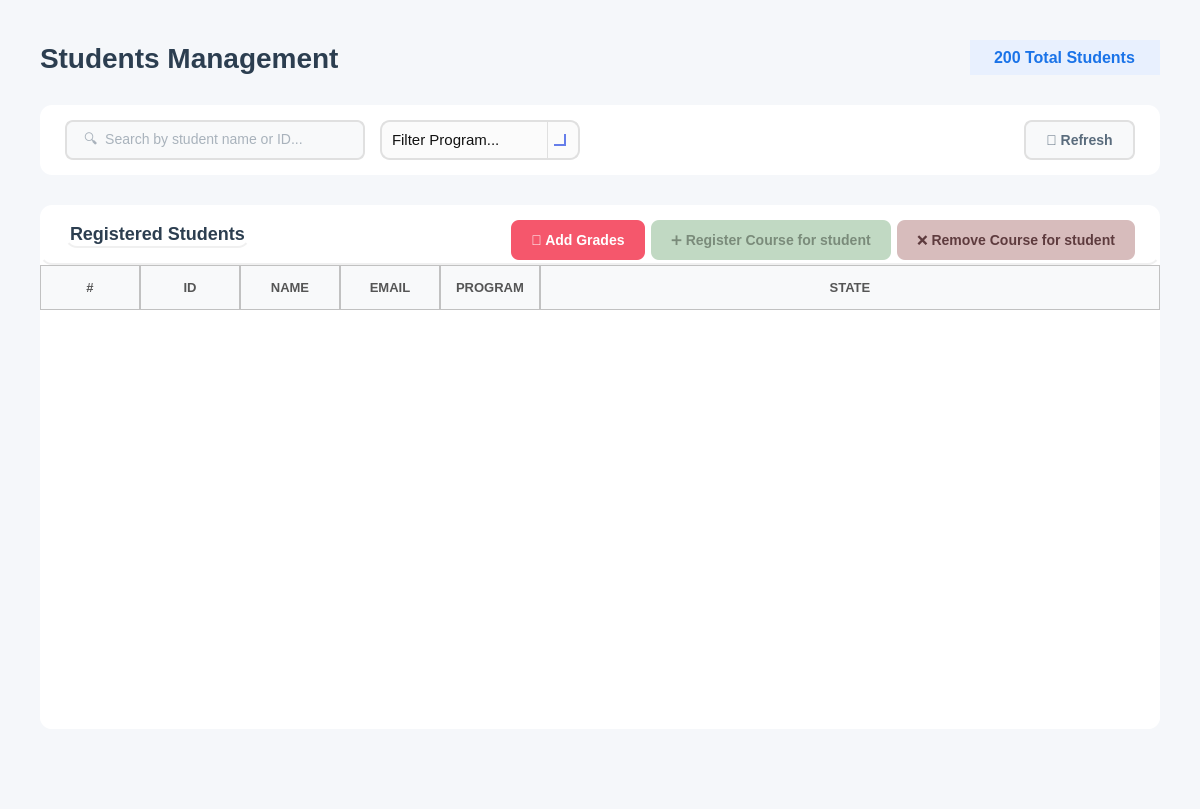
<?xml version="1.0" encoding="UTF-8"?>
<ui version="4.0">
 <class>ManageStudents</class>
 <widget class="QWidget" name="ManageStudents">
  <property name="geometry">
   <rect>
    <x>0</x>
    <y>0</y>
    <width>1200</width>
    <height>809</height>
   </rect>
  </property>
  <property name="windowTitle">
   <string/>
  </property>
  <property name="styleSheet">
   <string notr="true">background-color: #f5f7fa;</string>
  </property>
  <layout class="QVBoxLayout" name="mainLayout">
   <property name="spacing">
    <number>30</number>
   </property>
   <property name="leftMargin">
    <number>40</number>
   </property>
   <property name="topMargin">
    <number>40</number>
   </property>
   <property name="rightMargin">
    <number>40</number>
   </property>
   <property name="bottomMargin">
    <number>20</number>
   </property>
   <item>
    <layout class="QHBoxLayout" name="headerLayout">
     <item>
      <widget class="QLabel" name="labelTitle">
       <property name="styleSheet">
        <string notr="true">font-size: 28px; font-weight: bold; color: #2c3e50; background: transparent;</string>
       </property>
       <property name="text">
        <string>Students Management</string>
       </property>
      </widget>
     </item>
     <item>
      <spacer name="headerSpacer">
       <property name="orientation">
        <enum>Qt::Orientation::Horizontal</enum>
       </property>
       <property name="sizeHint" stdset="0">
        <size>
         <width>40</width>
         <height>20</height>
        </size>
       </property>
      </spacer>
     </item>
     <item>
      <widget class="QLabel" name="labelTotalStudentsCount">
       <property name="styleSheet">
        <string notr="true">font-size: 16px;
color: #1a73e8;               /* blue text for emphasis */
font-weight: bold;
background-color: #e8f0fe;    /* light blue background */
padding: 8px 20px;
border-radius: 20px;
</string>
       </property>
       <property name="text">
        <string>200 Total Students</string>
       </property>
      </widget>
     </item>
    </layout>
   </item>
   <item>
    <widget class="QFrame" name="filterFrame">
     <property name="minimumSize">
      <size>
       <width>0</width>
       <height>70</height>
      </size>
     </property>
     <property name="maximumSize">
      <size>
       <width>16777215</width>
       <height>70</height>
      </size>
     </property>
     <property name="styleSheet">
      <string notr="true">background-color: white; border-radius: 12px;</string>
     </property>
     <property name="frameShape">
      <enum>QFrame::Shape::StyledPanel</enum>
     </property>
     <layout class="QHBoxLayout" name="filterLayout">
      <property name="spacing">
       <number>15</number>
      </property>
      <property name="leftMargin">
       <number>25</number>
      </property>
      <property name="topMargin">
       <number>15</number>
      </property>
      <property name="rightMargin">
       <number>25</number>
      </property>
      <property name="bottomMargin">
       <number>15</number>
      </property>
      <item>
       <widget class="QLineEdit" name="lineEditSearch">
        <property name="minimumSize">
         <size>
          <width>300</width>
          <height>40</height>
         </size>
        </property>
        <property name="maximumSize">
         <size>
          <width>200</width>
          <height>16777215</height>
         </size>
        </property>
        <property name="styleSheet">
         <string notr="true">QLineEdit {
    padding: 10px 15px;
    border: 2px solid #e0e0e0;
    border-radius: 8px;
    font-size: 14px;
    background-color: #f8f9fa;   /* light neutral background */
    color: #5a6c7d;             /* text color similar to buttons */
}

QLineEdit:focus {
    border-color: #f5576c;       /* accent border on focus */
    background-color: #ffffff;   /* slightly lighter when active */
}

QLineEdit:disabled {
    background-color: #ededed;   /* washed-out grey */
    color: #a1a8b3;             /* faded text */
}
</string>
        </property>
        <property name="placeholderText">
         <string>🔍  Search by student name or ID...</string>
        </property>
       </widget>
      </item>
      <item>
       <widget class="QComboBox" name="comboBoxSelectProgram">
        <property name="sizePolicy">
         <sizepolicy hsizetype="Expanding" vsizetype="Fixed">
          <horstretch>0</horstretch>
          <verstretch>0</verstretch>
         </sizepolicy>
        </property>
        <property name="minimumSize">
         <size>
          <width>150</width>
          <height>40</height>
         </size>
        </property>
        <property name="maximumSize">
         <size>
          <width>200</width>
          <height>65</height>
         </size>
        </property>
        <property name="styleSheet">
         <string notr="true">/* ----------------- QComboBox Base ----------------- */
QComboBox {
    border: 2px solid #E0E0E0;          /* main border */
    border-radius: 10px;
    padding: 8px 10px;                   /* Matches QLineEdit padding */
    background: rgba(250, 250, 250, 200);
    font-size: 11pt;
    color: #111111;
}

/* Focused state */
QComboBox:focus {
    border: 2px solid #667EEA; 
    background: rgba(250, 250, 250, 220);
}

/* ----------------- Drop-down Arrow ----------------- */
QComboBox::drop-down {
    subcontrol-origin: padding;
    subcontrol-position: top right;
    width: 30px; 
    border-left-width: 1px;
    border-left-color: #E0E0E0;
    border-left-style: solid;
    border-top-right-radius: 12px;       /* rounder corners */
    border-bottom-right-radius: 12px;    /* rounder corners */
    background: transparent;
}

/* Remove ugly black border on hover/focus */
QComboBox::drop-down:hover,
QComboBox::drop-down:focus {
    border-left-color: #667EEA;
    background: transparent;
    border: none;
}

/* Modern, visible arrow using simple chevron */
QComboBox::down-arrow {
    width: 10px;
    height: 10px;
    border: solid #667EEA;
    border-width: 0 2px 2px 0;
    margin-right: 6px;
}

/* ----------------- Dropdown Popup ----------------- */
/* Dropdown Popup */
QComboBox QAbstractItemView {
    background-color: #fdfdfd;          /* slightly off-white */
    border: 2px solid #E0E0E0;          /* subtle grey border */
    border-radius: 8px;                  /* may not be perfect on Windows */
    color: #111111;
    font-size: 11pt;
    padding: 5px;
    selection-background-color: #667EEA;
    selection-color: white;
    outline: none;
}

/* Items hover/selection */
QComboBox QAbstractItemView::item:hover {
    background-color: rgba(102, 126, 234, 0.1);
    color: #111111;
}

QComboBox QAbstractItemView::item:selected {
    background-color: #667EEA;
    color: white;
}

/* Error highlight for combo box */
QComboBox[error=&quot;true&quot;] {
    border: 2px solid #FF4A4A;
}</string>
        </property>
        <property name="placeholderText">
         <string>Filter Program...</string>
        </property>
        <item>
         <property name="text">
          <string>All Programs</string>
         </property>
        </item>
        <item>
         <property name="text">
          <string>Computer</string>
         </property>
        </item>
        <item>
         <property name="text">
          <string>Communication</string>
         </property>
        </item>
        <item>
         <property name="text">
          <string>Power</string>
         </property>
        </item>
        <item>
         <property name="text">
          <string>Biomedical</string>
         </property>
        </item>
       </widget>
      </item>
      <item>
       <spacer name="filterSpacer">
        <property name="orientation">
         <enum>Qt::Orientation::Horizontal</enum>
        </property>
        <property name="sizeHint" stdset="0">
         <size>
          <width>40</width>
          <height>20</height>
         </size>
        </property>
       </spacer>
      </item>
      <item>
       <widget class="QPushButton" name="buttonRefresh">
        <property name="minimumSize">
         <size>
          <width>100</width>
          <height>40</height>
         </size>
        </property>
        <property name="cursor">
         <cursorShape>PointingHandCursor</cursorShape>
        </property>
        <property name="styleSheet">
         <string notr="true">QPushButton {
    background-color: #f8f9fa;
    color: #5a6c7d;
    border: 2px solid #e0e0e0;
    border-radius: 8px;
    font-size: 14px;
    font-weight: bold;
    padding: 10px 20px;
}

QPushButton:hover {
    border-color: #f5576c;
    color: #f5576c;
}

QPushButton:pressed {
    background-color: #e0e0e0; /* darker grey for pressed feedback */
    border-color: #f5576c;
    color: #f5576c;
}</string>
        </property>
        <property name="text">
         <string>🔄 Refresh</string>
        </property>
       </widget>
      </item>
     </layout>
    </widget>
   </item>
   <item>
    <widget class="QFrame" name="tableFrame">
     <property name="styleSheet">
      <string notr="true">background-color: white; border-radius: 12px;</string>
     </property>
     <property name="frameShape">
      <enum>QFrame::Shape::StyledPanel</enum>
     </property>
     <layout class="QVBoxLayout" name="tableMainLayout">
      <property name="spacing">
       <number>0</number>
      </property>
      <property name="leftMargin">
       <number>0</number>
      </property>
      <property name="topMargin">
       <number>0</number>
      </property>
      <property name="rightMargin">
       <number>0</number>
      </property>
      <property name="bottomMargin">
       <number>0</number>
      </property>
      <item>
       <widget class="QFrame" name="tableHeader">
        <property name="minimumSize">
         <size>
          <width>0</width>
          <height>60</height>
         </size>
        </property>
        <property name="maximumSize">
         <size>
          <width>16777215</width>
          <height>60</height>
         </size>
        </property>
        <property name="styleSheet">
         <string notr="true">background: transparent; border-bottom: 2px solid #f0f0f0;</string>
        </property>
        <property name="frameShape">
         <enum>QFrame::Shape::StyledPanel</enum>
        </property>
        <layout class="QHBoxLayout" name="tableHeaderLayout">
         <property name="leftMargin">
          <number>25</number>
         </property>
         <property name="topMargin">
          <number>15</number>
         </property>
         <property name="rightMargin">
          <number>25</number>
         </property>
         <property name="bottomMargin">
          <number>15</number>
         </property>
         <item>
          <widget class="QLabel" name="tableTitle">
           <property name="styleSheet">
            <string notr="true">font-size: 18px; font-weight: bold; color: #2c3e50; background: transparent;</string>
           </property>
           <property name="text">
            <string>Registered Students</string>
           </property>
          </widget>
         </item>
         <item>
          <spacer name="tableHeaderSpacer">
           <property name="orientation">
            <enum>Qt::Orientation::Horizontal</enum>
           </property>
           <property name="sizeHint" stdset="0">
            <size>
             <width>40</width>
             <height>20</height>
            </size>
           </property>
          </spacer>
         </item>
         <item>
          <widget class="QPushButton" name="buttonAddGrades">
           <property name="enabled">
            <bool>true</bool>
           </property>
           <property name="minimumSize">
            <size>
             <width>120</width>
             <height>40</height>
            </size>
           </property>
           <property name="cursor">
            <cursorShape>PointingHandCursor</cursorShape>
           </property>
           <property name="styleSheet">
            <string notr="true">QPushButton {
    background-color: #f5576c;
    color: #ffffff;
    border: none;
    border-radius: 8px;
    font-size: 14px;
    font-weight: bold;
    padding: 10px 20px;
    transition: background-color 150ms;
}
QPushButton:hover {
    background-color: #e5475c;
}
QPushButton:pressed {
    background-color: #d43f52;
}
QPushButton:disabled {
    background-color: #cccccc;  /* gray background for disabled */
    color: #666666;             /* darker gray text */
}</string>
           </property>
           <property name="text">
            <string>📝 Add Grades</string>
           </property>
          </widget>
         </item>
         <item>
          <widget class="QPushButton" name="buttonAddStudent">
           <property name="enabled">
            <bool>false</bool>
           </property>
           <property name="minimumSize">
            <size>
             <width>120</width>
             <height>40</height>
            </size>
           </property>
           <property name="cursor">
            <cursorShape>PointingHandCursor</cursorShape>
           </property>
           <property name="styleSheet">
            <string notr="true">/* ---- Approve Button ---- */
QPushButton {
    background-color: #d4edda;
    color: #155724;
    border: none;
    border-radius: 8px;
    font-size: 14px;
    font-weight: bold;
    padding: 10px 20px;
}
QPushButton:hover {
    background-color: #28a745;
    color: white;
}
QPushButton:pressed {
    background-color: #1e7e34;  /* slightly darker for pressed feedback */
}
QPushButton:disabled {
    background-color: #c1d9c3; /* more washed-out green */
    color: #7a8b7a;
}</string>
           </property>
           <property name="text">
            <string>➕ Register Course for student</string>
           </property>
          </widget>
         </item>
         <item>
          <widget class="QPushButton" name="buttonRemoveSelected">
           <property name="enabled">
            <bool>false</bool>
           </property>
           <property name="minimumSize">
            <size>
             <width>120</width>
             <height>40</height>
            </size>
           </property>
           <property name="cursor">
            <cursorShape>PointingHandCursor</cursorShape>
           </property>
           <property name="styleSheet">
            <string notr="true">/* ---- Reject Button ---- */
QPushButton {
    background-color: #f8d7da;
    color: #721c24;
    border: none;
    border-radius: 8px;
    font-size: 14px;
    font-weight: bold;
    padding: 10px 20px;
}
QPushButton:hover {
    background-color: #c82333;
    color: white;
}
QPushButton:pressed {
    background-color: #a71d2a;  /* slightly darker for pressed feedback */
}
QPushButton:disabled {
    background-color: #d7bcbc; /* more washed-out red */
    color: #5e3b3e;
}</string>
           </property>
           <property name="text">
            <string>❌ Remove Course for student</string>
           </property>
          </widget>
         </item>
        </layout>
       </widget>
      </item>
      <item>
       <widget class="QTableWidget" name="tableAllStudents">
        <property name="minimumSize">
         <size>
          <width>0</width>
          <height>300</height>
         </size>
        </property>
        <property name="styleSheet">
         <string notr="true">QTableWidget {
    border: none;
    background-color: white;
    gridline-color: #e5e5e5;      /* slightly darker for visibility */
    color: #222222;               /* matches QLineEdit text color */
    font-size: 14px;
}

QTableWidget::item {
    padding: 14px;
    border: none;
    color: #222222;               /* consistent text color */
}

QTableWidget::item:selected {
    background-color: #fcebed;  /* soft pink selection */
    color: #222222;             /* keep text readable */
}

QHeaderView::section {
    background-color: #f8f9fa;
    padding: 12px;
	border: 1px solid #c1c1c1; 
    font-size: 13px;
    color: #555555;               /* similar to readOnly QLineEdit text */
    font-weight: bold;
}
QTableWidget::item:focus {
    outline: none;
    border: none;
}
/* Removes weird selection rectangle */
QTableWidget::item:focus {
    outline: none;
    border: none;
}
QTableWidget::indicator {
    width: 18px;
    height: 18px;
}

QTableWidget::indicator:unchecked {
    border: 1px solid #b8b8b8;      /* soft grey border */
    background-color: #f8f8f8;      /* very light grey */
    border-radius: 3px;             /* slightly rounded */
}

QTableWidget::indicator:checked {
    border: 1px solid #5a5a5a;      /* darker grey when selected */
    background-color: #6c6c6c;      /* washed-out grey instead of harsh green */
    image: url(&quot;&quot;);                 /* remove default checkmark */
    border-radius: 3px;
}

QTableWidget::indicator:checked:hover,
QTableWidget::indicator:unchecked:hover {
    border-color: #3a3a3a;
}

QTableWidget::indicator:checked::after {
    content: &quot;&quot;;
    image: url(&quot;&quot;); /* no default checkmark */
}
/* ===== SCROLLBARS (VERTICAL &amp; HORIZONTAL) ===== */

/* Track */
QScrollBar:vertical, QScrollBar:horizontal {
    background: rgba(255, 255, 255, 0.05);  /* subtle track */
    border-radius: 6px;
    margin: 0px;  /* remove extra space */
}

/* Handle / Thumb */
QScrollBar::handle:vertical, QScrollBar::handle:horizontal {
    background: rgba(120, 120, 120, 0.35);  /* glassy thumb */
    border-radius: 6px;
    border: 1px solid rgba(255, 255, 255, 0.2); /* subtle highlight */
    min-height: 30px; /* vertical */
    min-width: 30px;  /* horizontal */
}

QScrollBar::handle:vertical:hover,
QScrollBar::handle:horizontal:hover {
    background: rgba(120, 120, 120, 0.55);
}

/* Buttons (up/down or left/right) */
QScrollBar::add-line:vertical, QScrollBar::sub-line:vertical,
QScrollBar::add-line:horizontal, QScrollBar::sub-line:horizontal {
    width: 16px;  /* horizontal buttons width */
    height: 16px; /* vertical buttons height */
    background: rgba(180, 180, 180, 0.35);
    border-radius: 4px;
}

/* Arrow icons */
QScrollBar::up-arrow:vertical, QScrollBar::down-arrow:vertical,
QScrollBar::left-arrow:horizontal, QScrollBar::right-arrow:horizontal {
    width: 6px;
    height: 6px;
    background: transparent;
}

/* Remove blank areas */
QScrollBar::add-page:vertical, QScrollBar::sub-page:vertical,
QScrollBar::add-page:horizontal, QScrollBar::sub-page:horizontal {
    background: none;
}

/* Sizes */
QScrollBar:vertical { width: 12px; }
QScrollBar:horizontal { height: 12px; }
</string>
        </property>
        <property name="editTriggers">
         <set>QAbstractItemView::EditTrigger::NoEditTriggers</set>
        </property>
        <property name="alternatingRowColors">
         <bool>true</bool>
        </property>
        <property name="selectionMode">
         <enum>QAbstractItemView::SelectionMode::SingleSelection</enum>
        </property>
        <property name="selectionBehavior">
         <enum>QAbstractItemView::SelectionBehavior::SelectRows</enum>
        </property>
        <property name="verticalScrollMode">
         <enum>QAbstractItemView::ScrollMode::ScrollPerPixel</enum>
        </property>
        <property name="horizontalScrollMode">
         <enum>QAbstractItemView::ScrollMode::ScrollPerPixel</enum>
        </property>
        <property name="cornerButtonEnabled">
         <bool>true</bool>
        </property>
        <attribute name="horizontalHeaderStretchLastSection">
         <bool>true</bool>
        </attribute>
        <attribute name="verticalHeaderVisible">
         <bool>false</bool>
        </attribute>
        <attribute name="verticalHeaderCascadingSectionResizes">
         <bool>true</bool>
        </attribute>
        <column>
         <property name="text">
          <string>#</string>
         </property>
        </column>
        <column>
         <property name="text">
          <string>ID</string>
         </property>
        </column>
        <column>
         <property name="text">
          <string>NAME</string>
         </property>
        </column>
        <column>
         <property name="text">
          <string>EMAIL</string>
         </property>
        </column>
        <column>
         <property name="text">
          <string>PROGRAM</string>
         </property>
        </column>
        <column>
         <property name="text">
          <string>STATE</string>
         </property>
        </column>
       </widget>
      </item>
     </layout>
    </widget>
   </item>
   <item>
    <spacer name="verticalSpacer">
     <property name="orientation">
      <enum>Qt::Orientation::Vertical</enum>
     </property>
     <property name="sizeType">
      <enum>QSizePolicy::Policy::Maximum</enum>
     </property>
     <property name="sizeHint" stdset="0">
      <size>
       <width>20</width>
       <height>60</height>
      </size>
     </property>
    </spacer>
   </item>
  </layout>
 </widget>
 <resources/>
 <connections/>
</ui>
